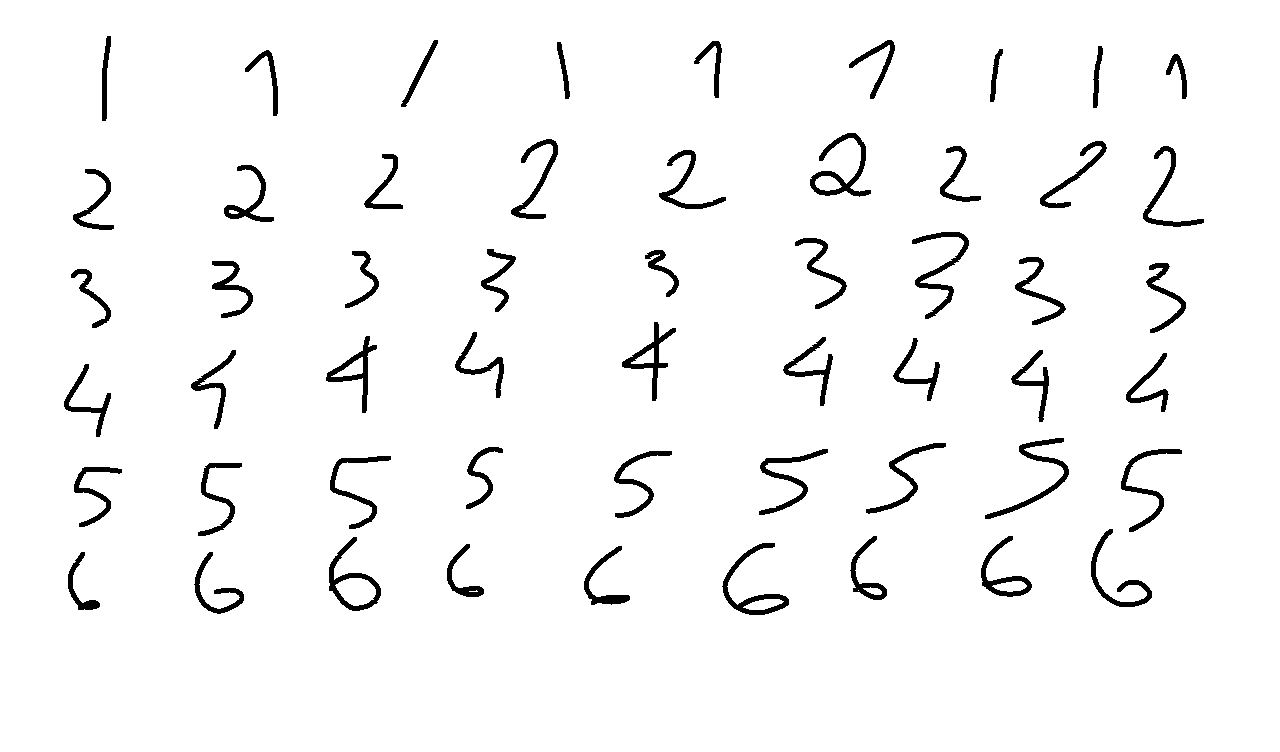
#> input picture pythonProject/freeDrawExport_012314055352.png, 1280 x 752 px
$ python Bai1_OpenCV.py
#> lines starting #> are read from the running program, lines starting #| are printed output that depends on the picture; after the words box and inside, x2 and y2 are one past the last pixel; in counts of white or black regions, pixels touching at a corner belong together
import cv2
image = cv2.imread('freeDrawExport_012314055352.png')
#> image is the input picture: shape (752, 1280, 3); 96.4% white; 54 black regions, largest, box (x1, y1, x2, y2) and area: (810, 133, 871, 197) 1051, (912, 232, 969, 319) 1003, (722, 543, 789, 615) 996
gray = cv2.cvtColor(image, cv2.COLOR_BGR2GRAY)

# Áp dụng phương pháp threshold để tạo ảnh nhị phân
_, threshold = cv2.threshold(gray, 240, 255, cv2.THRESH_BINARY)

# Tìm contours trong ảnh
contours, _ = cv2.findContours(threshold, cv2.RETR_EXTERNAL, cv2.CHAIN_APPROX_SIMPLE)
#> contours = [[[0, 0], [0, 751], [1279, 751], [1279, 0]]]

# Duyệt qua các contours và tìm bounding box
for contour in contours:
    # Bỏ qua các contour có diện tích nhỏ
    if cv2.contourArea(contour) > 100:  # Có thể thay đổi giá trị ngưỡng diện tích tùy thuộc vào ảnh của bạn
        x, y, w, h = cv2.boundingRect(contour)
        cv2.rectangle(image, (x, y), (x + w, y + h), (0, 255, 0), 2)
#> this loop made 1 pass
#> (contour, x, y, w, h) on pass 1: ([[0, 0], [0, 751], [1279, 751], [1279, 0]], 0, 0, 1280, 752)
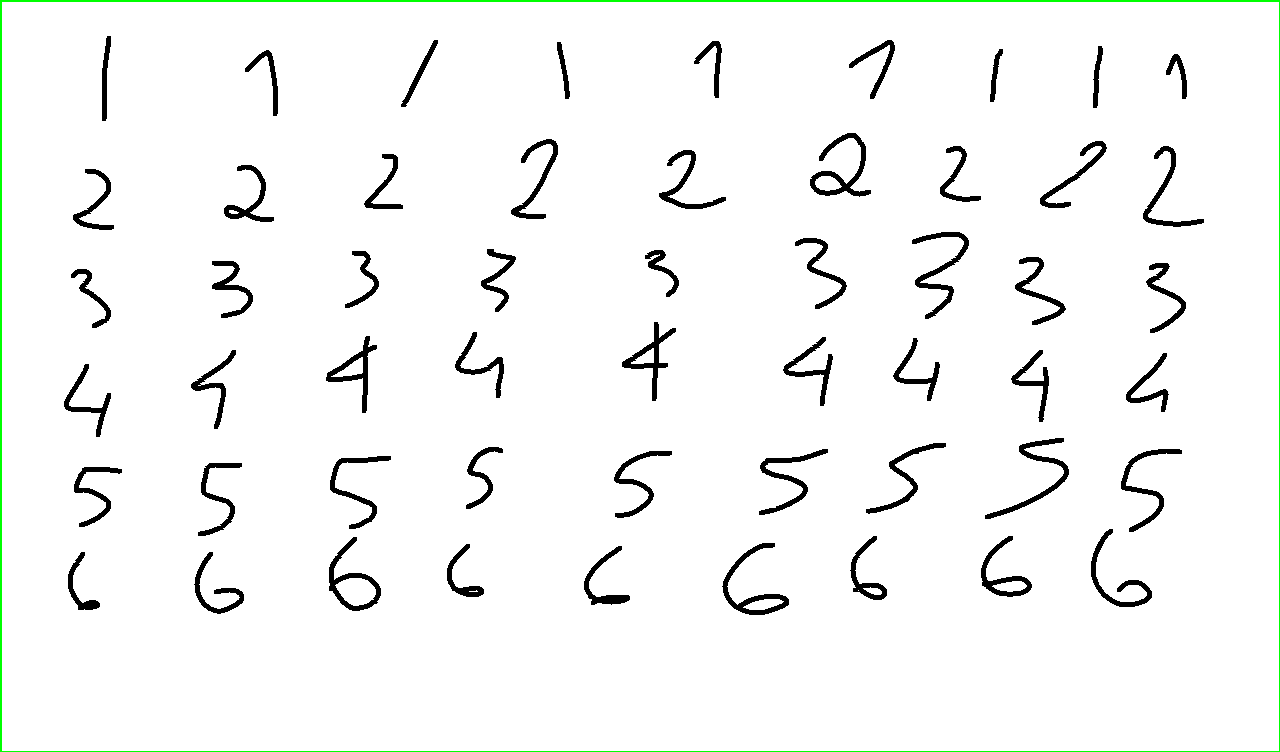
#> image: shape (752, 1280, 3); 0.63% of pixels changed, all inside (x1, y1, x2, y2) = (0, 0, 1280, 752)

# Hiển thị hình ảnh với bounding box
cv2.imshow('Image with bounding box', image)
cv2.waitKey(0)
cv2.destroyAllWindows()
